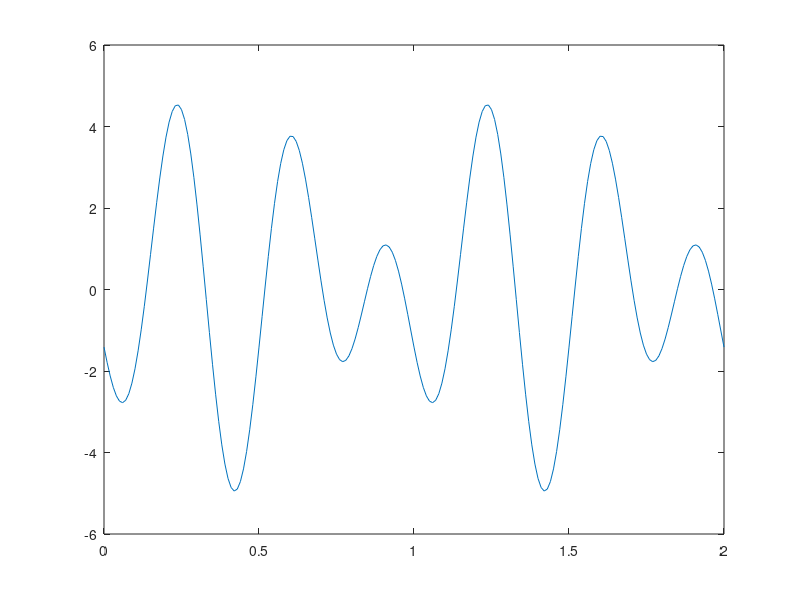

This figure's MATLAB source:
%Task 3
%Combination of Sine and cosine (addition and subtraction)

% Combination of sine and Cosine curve
close all
clear
clc

fs=100; %Sampling frequency in hz. Sampling time is 1/fs
f1=2; %frequency of sine wave is 30 hz
phi1=-pi/4; % initial phase
w1=2*pi*f1; %Omega(angular velocity)
a1=2; %amplitude

f2=3; %frequency of sine wave is 30 hz
phi2=pi/2; % initial phase
w2=2*pi*f2; %Omega(angular velocity)
a2=3; %amplitude


t=0:1/fs:2;
y1=a1*sin(w1*t+phi1);
y2=a2*cos(w2*t+phi2);
y=y1+y2;

% figure;
% plot(t,y1);
% figure;
% plot(t,y2);

figure;
plot(t,y)